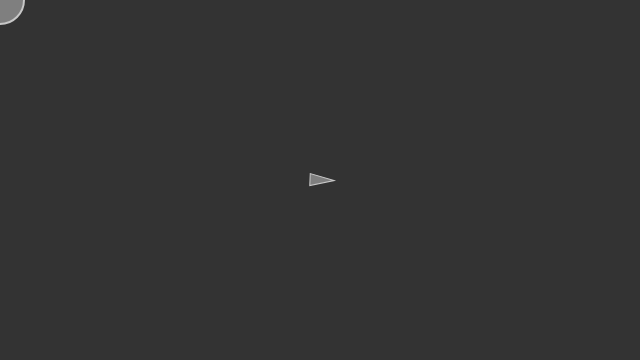
Frame 1 (no input)
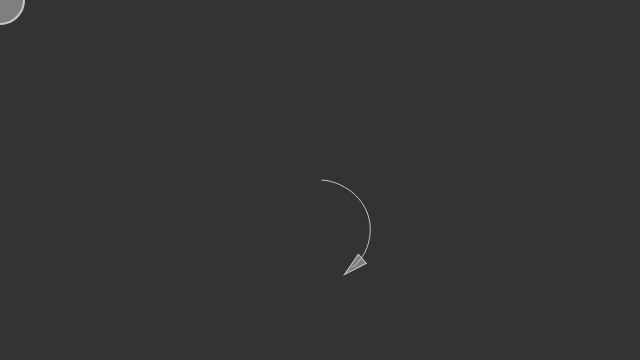
Frame 60 (no input)
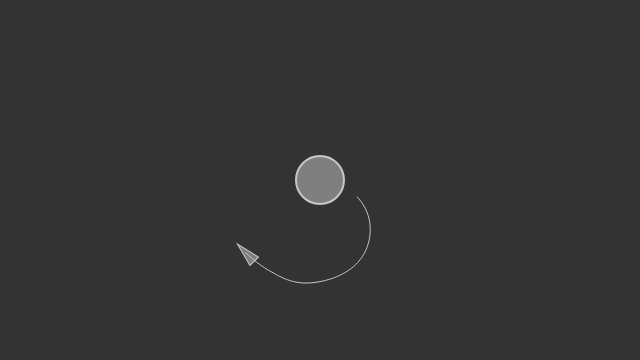
Frame 120 (the mouse pressed at the canvas centre since frame 60)

The p5.js sketch that drew these frames (run headless with seeded random() and noise() and a simulated clock; from frame 60 on, the mouse is pressed at the canvas centre):

// p5.js sketch
// ── sketch.js
let v;

function setup() {
  createCanvas(640, 360);
  v = new Vehicle(width / 2, height / 2);
}

function draw() {
  background(51);

  let mouse = createVector(mouseX, mouseY);

  // Draw an ellipse at the mouse position
  fill(127);
  stroke(200);
  strokeWeight(2);
  ellipse(mouse.x, mouse.y, 48, 48);

  // Call the appropriate steering behaviors for our agents
  v.wanderReynolds();
  v.wanderInsideArea();
  v.update();
  v.display();

}

// ── vehicle.js
class Vehicle {
    constructor(x, y) {
      this.acceleration = createVector(0, 0);
      this.velocity = createVector(2, 0);
      this.position = createVector(x, y);
      this.r = 6;
      this.maxspeed = 2;
      this.maxforce = 0.2;

      this.wanderTheta = PI/2;

      this.path = [];
    }
  
    // Method to update location
    update() {
      // Update velocity
      this.velocity.add(this.acceleration);
      // Limit speed
      this.velocity.limit(this.maxspeed);
      this.position.add(this.velocity);
      // Reset accelerationelertion to 0 each cycle
      this.acceleration.mult(0);

      this.path.push(this.position.copy());
      if(this.path.length > 100){
        this.path.shift();
      }
    }
  
    applyForce(force) {
      // We could add mass here if we want A = F / M
      this.acceleration.add(force);
    }
  
    // A method that calculates a steering force towards a target
    // STEER = DESIRED MINUS VELOCITY
    wanderInsideArea() {
      let d = 40;
      let desired = null;
  
      if (this.position.x < d) {
        desired = createVector(this.maxspeed, this.velocity.y);
      } else if (this.position.x > width - d) {
        desired = createVector(-this.maxspeed, this.velocity.y);
      }
  
      if (this.position.y < d) {
        desired = createVector(this.velocity.x, this.maxspeed);
      } else if (this.position.y > height - d) {
        desired = createVector(this.velocity.x, -this.maxspeed);
      }
  
      if (desired !== null) {
        desired.normalize();
        desired.mult(this.maxspeed);
        let steer = p5.Vector.sub(desired, this.velocity);
        steer.limit(this.maxforce);
        this.applyForce(steer);
      }
    }

    wanderReynolds(){
      let d = 20;
      let wanderPoint = this.velocity.copy();

      wanderPoint.setMag(100);
      wanderPoint.add(this.position);

      let wanderRadius = 50;

      let theta = this.wanderTheta + this.velocity.heading();
      
      let x = wanderRadius * cos(theta);
      let y = wanderRadius * sin(theta);

      wanderPoint.add(x,y);

      let steer = wanderPoint.sub(this.position);
      steer.setMag(this.maxforce);
      this.applyForce(steer);

      let displacementRange = 0.3;
      this.wanderTheta += random(-displacementRange, displacementRange);
    }
  
    display() {
      // Draw a triangle rotated in the direction of velocity
      let theta = this.velocity.heading() + PI / 2;
      fill(127);
      stroke(200);
      strokeWeight(1);
      push();
      translate(this.position.x, this.position.y);
      rotate(theta);
      beginShape();
      vertex(0, -this.r * 2);
      vertex(-this.r, this.r * 2);
      vertex(this.r, this.r * 2);
      endShape(CLOSE);
      pop();

      beginShape();
      noFill();
      for(let v of this.path){
        vertex(v.x, v.y);
      }
      endShape();
    }
  }
  
